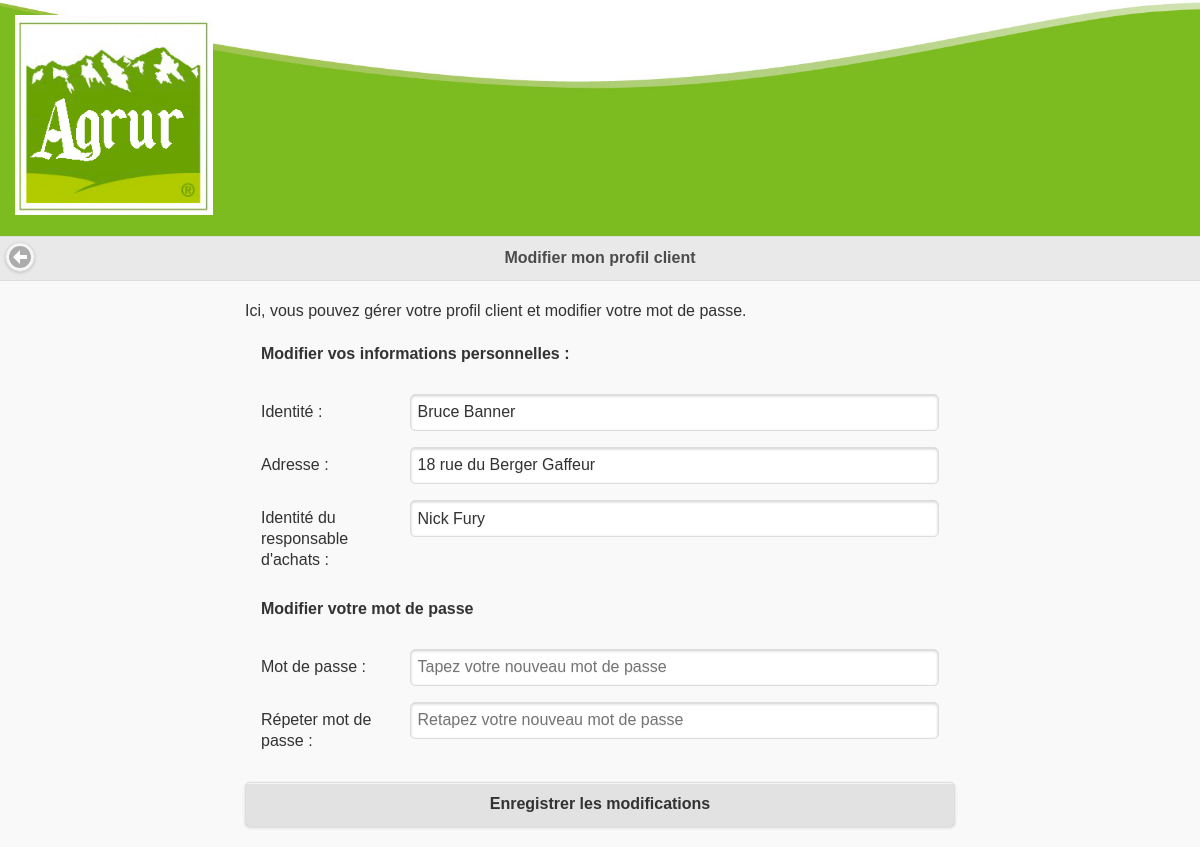
The page /interface/profil_client.php (signed in) on the database its author committed.
### tables this page shows
CREATE TABLE `client` (
`num_client` int(11) NOT NULL COMMENT 'Clé primaire',
  `nom_client` varchar(250) NOT NULL,
  `adresse_client` varchar(250) NOT NULL,
  `nom_responsable_achat` varchar(250) NOT NULL,
  `token` varchar(255) NOT NULL COMMENT 'Identifiant unique'
);

### interface/profil_client.php (the view, shortened to what this page needs)
<?php
include('../src/bdd_connect.php');
$sql = $connexion->prepare('SELECT * FROM client WHERE num_client = :num_client');
$sql->bindParam(':num_client', $_SESSION['num_client']);
try
{
  $sql->execute();
  $donnees_client = $sql->fetch();
}
catch(Exception $e)
{
  echo('Erreur : '.$e->getMessage());
}
?>
<!DOCTYPE html>
<html lang="fr">
<head>
  <?php include('../common/head.php'); ?>
</head>
<body>
  <header>
    <?php include('../common/header.php'); ?>
  </header>
  <div data-role="header">
    <a href="#" data-rel="back" data-icon="arrow-l" data-iconpos="notext" data-shadow="true" data-iconshadow="true" data-transition="slidefade" class="ui-icon"></a>
    <h1>Modifier mon profil client</h1>
  </div>
  <div class="main-container">
    <div class="sub-container">
      <p>
          Ici, vous pouvez gérer votre profil client et modifier votre mot
          de passe.
      </p>
      <form method="POST" action="../src/src_profil_client.php" data-ajax="false">
        <div class="ui-corner-all custom-corners">
          <div class="ui-bar ui-bar-c">
            <h3>Modifier vos informations personnelles :</h3>
          </div>
          <div class="ui-body ui-body-c">
            <div class="ui-field-contain">
              <label for="txt_nom_client">Identité :</label>
              <input name="txt_nom_client" type="text" value="<?php echo($donnees_client['nom_client']); ?>">
            </div>
            <div class="ui-field-contain">
              <label for="txt_adresse_client">Adresse :</label>
              <input name="txt_adresse_client" type="text" value="<?php echo($donnees_client['adresse_client']); ?>">
            </div>
            <div class="ui-field-contain">
              <label for="txt_nom_responsable_achat">Identité du responsable d'achats :</label>
              <input name="txt_nom_responsable_achat" type="text" value="<?php echo($donnees_client['nom_responsable_achat']); ?>">
            </div>
          </div>
        </div>
        <div class="ui-corner-all custom-corners">
          <div class="ui-bar ui-bar-c">
            <h3>Modifier votre mot de passe</h3>
          </div>
          <div class="ui-body ui-body-c">
            <div class="ui-field-contain">
              <label for="txt_mdp">Mot de passe :</label>
              <input name="txt_mdp" type="password"  placeholder="Tapez votre nouveau mot de passe">
            </div>
            <div class="ui-field-contain">
              <label for="txt_repeter_mdp">Répeter mot de passe :</label>
              <input name="txt_repeter_mdp" type="password" placeholder="Retapez votre nouveau mot de passe">
            </div>
          </div>
        </div>
        <input type="submit" class="ui-btn ui-corner-all ui-shadow ui-btn-inline ui-icon-delete ui-btn-icon-left ui-btn-b" value="Enregistrer les modifications">
      </form>
    </div>
  </div>
</body>
</html>

### style/main.css (style rules this page uses)
body { margin: 0px; font-family: Roboto; }
a { color: black; text-decoration: none; }
header { background-image: url(../images/footer.png); background-size: cover; background-repeat: no-repeat; }
.main-container { margin-left: auto; margin-right: auto; max-width: 750px; min-width: 265px; }
.sub-container { margin: 20px; }

### style/objects.css (style rules this page uses)
label { font-size: 12px; font-weight: bold; }
h1 { color: rgb(75, 75, 75); }

### rows shown on the page
client: txt_nom_client "Bruce Banner", txt_adresse_client "18 rue du Berger Gaffeur", txt_nom_responsable_achat "Nick Fury"
